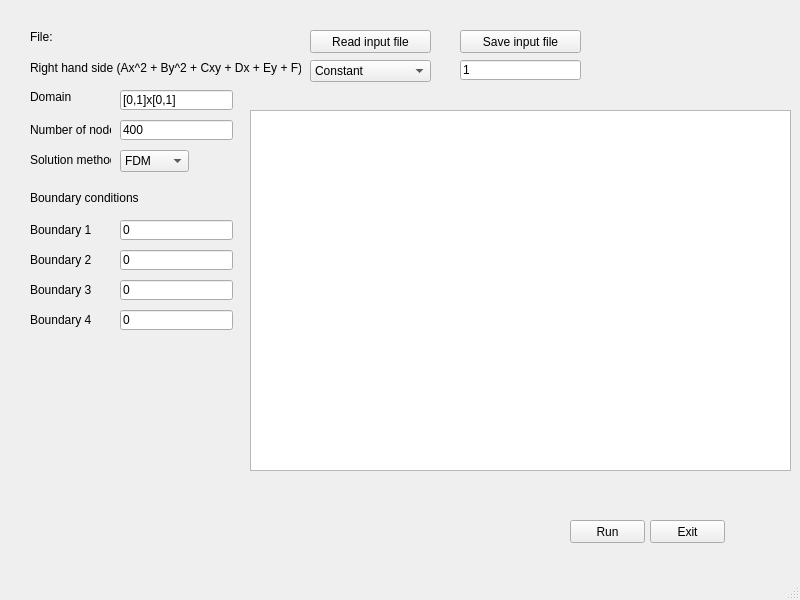
<?xml version="1.0" encoding="UTF-8"?>
<ui version="4.0">
 <class>MainWindow</class>
 <widget class="QMainWindow" name="MainWindow">
  <property name="geometry">
   <rect>
    <x>0</x>
    <y>0</y>
    <width>800</width>
    <height>600</height>
   </rect>
  </property>
  <property name="windowTitle">
   <string>MainWindow</string>
  </property>
  <property name="layoutDirection">
   <enum>Qt::LeftToRight</enum>
  </property>
  <widget class="QWidget" name="centralwidget">
   <widget class="QPushButton" name="runButton">
    <property name="geometry">
     <rect>
      <x>570</x>
      <y>520</y>
      <width>75</width>
      <height>23</height>
     </rect>
    </property>
    <property name="text">
     <string>Run</string>
    </property>
   </widget>
   <widget class="QLineEdit" name="domain_box">
    <property name="geometry">
     <rect>
      <x>120</x>
      <y>90</y>
      <width>113</width>
      <height>20</height>
     </rect>
    </property>
    <property name="text">
     <string>[0,1]x[0,1]</string>
    </property>
   </widget>
   <widget class="QLineEdit" name="nno_box">
    <property name="geometry">
     <rect>
      <x>120</x>
      <y>120</y>
      <width>113</width>
      <height>20</height>
     </rect>
    </property>
    <property name="text">
     <string>400</string>
    </property>
   </widget>
   <widget class="QLabel" name="label">
    <property name="geometry">
     <rect>
      <x>30</x>
      <y>90</y>
      <width>47</width>
      <height>13</height>
     </rect>
    </property>
    <property name="text">
     <string>Domain</string>
    </property>
   </widget>
   <widget class="QLabel" name="label_2">
    <property name="geometry">
     <rect>
      <x>30</x>
      <y>30</y>
      <width>47</width>
      <height>13</height>
     </rect>
    </property>
    <property name="text">
     <string>File:</string>
    </property>
   </widget>
   <widget class="QLabel" name="label_3">
    <property name="geometry">
     <rect>
      <x>30</x>
      <y>120</y>
      <width>81</width>
      <height>20</height>
     </rect>
    </property>
    <property name="text">
     <string>Number of nodes</string>
    </property>
   </widget>
   <widget class="QLabel" name="label_4">
    <property name="geometry">
     <rect>
      <x>30</x>
      <y>190</y>
      <width>111</width>
      <height>16</height>
     </rect>
    </property>
    <property name="text">
     <string>Boundary conditions :</string>
    </property>
   </widget>
   <widget class="QLabel" name="label_6">
    <property name="geometry">
     <rect>
      <x>30</x>
      <y>150</y>
      <width>81</width>
      <height>20</height>
     </rect>
    </property>
    <property name="text">
     <string>Solution method</string>
    </property>
   </widget>
   <widget class="QLabel" name="label_7">
    <property name="geometry">
     <rect>
      <x>30</x>
      <y>60</y>
      <width>271</width>
      <height>16</height>
     </rect>
    </property>
    <property name="text">
     <string>Right hand side (Ax^2 + By^2 + Cxy + Dx + Ey + F)</string>
    </property>
   </widget>
   <widget class="QLabel" name="label_8">
    <property name="geometry">
     <rect>
      <x>460</x>
      <y>130</y>
      <width>151</width>
      <height>16</height>
     </rect>
    </property>
    <property name="text">
     <string/>
    </property>
   </widget>
   <widget class="QPushButton" name="readinputButton">
    <property name="geometry">
     <rect>
      <x>310</x>
      <y>30</y>
      <width>121</width>
      <height>23</height>
     </rect>
    </property>
    <property name="text">
     <string>Read input file</string>
    </property>
   </widget>
   <widget class="QPushButton" name="saveinputButton">
    <property name="geometry">
     <rect>
      <x>460</x>
      <y>30</y>
      <width>121</width>
      <height>23</height>
     </rect>
    </property>
    <property name="text">
     <string>Save input file</string>
    </property>
   </widget>
   <widget class="QLineEdit" name="rhs_box">
    <property name="geometry">
     <rect>
      <x>460</x>
      <y>60</y>
      <width>121</width>
      <height>20</height>
     </rect>
    </property>
    <property name="text">
     <string>1</string>
    </property>
   </widget>
   <widget class="QComboBox" name="solmet">
    <property name="geometry">
     <rect>
      <x>120</x>
      <y>150</y>
      <width>69</width>
      <height>22</height>
     </rect>
    </property>
    <item>
     <property name="text">
      <string>FDM</string>
     </property>
    </item>
    <item>
     <property name="text">
      <string>FEM</string>
     </property>
    </item>
   </widget>
   <widget class="QPushButton" name="exitButton">
    <property name="geometry">
     <rect>
      <x>650</x>
      <y>520</y>
      <width>75</width>
      <height>23</height>
     </rect>
    </property>
    <property name="text">
     <string>Exit</string>
    </property>
   </widget>
   <widget class="QLineEdit" name="bound2box">
    <property name="geometry">
     <rect>
      <x>120</x>
      <y>250</y>
      <width>113</width>
      <height>20</height>
     </rect>
    </property>
    <property name="text">
     <string>0</string>
    </property>
   </widget>
   <widget class="QLineEdit" name="bound3box">
    <property name="geometry">
     <rect>
      <x>120</x>
      <y>280</y>
      <width>113</width>
      <height>20</height>
     </rect>
    </property>
    <property name="text">
     <string>0</string>
    </property>
   </widget>
   <widget class="QLineEdit" name="bound4box">
    <property name="geometry">
     <rect>
      <x>120</x>
      <y>310</y>
      <width>113</width>
      <height>20</height>
     </rect>
    </property>
    <property name="layoutDirection">
     <enum>Qt::RightToLeft</enum>
    </property>
    <property name="text">
     <string>0</string>
    </property>
   </widget>
   <widget class="QLineEdit" name="bound1box">
    <property name="geometry">
     <rect>
      <x>120</x>
      <y>220</y>
      <width>113</width>
      <height>20</height>
     </rect>
    </property>
    <property name="text">
     <string>0</string>
    </property>
   </widget>
   <widget class="QLabel" name="label_5">
    <property name="geometry">
     <rect>
      <x>30</x>
      <y>220</y>
      <width>81</width>
      <height>20</height>
     </rect>
    </property>
    <property name="text">
     <string>Boundary 1</string>
    </property>
   </widget>
   <widget class="QLabel" name="label_9">
    <property name="geometry">
     <rect>
      <x>30</x>
      <y>250</y>
      <width>81</width>
      <height>20</height>
     </rect>
    </property>
    <property name="text">
     <string>Boundary 2</string>
    </property>
   </widget>
   <widget class="QLabel" name="label_10">
    <property name="geometry">
     <rect>
      <x>30</x>
      <y>280</y>
      <width>81</width>
      <height>20</height>
     </rect>
    </property>
    <property name="text">
     <string>Boundary 3</string>
    </property>
   </widget>
   <widget class="QLabel" name="label_11">
    <property name="geometry">
     <rect>
      <x>30</x>
      <y>310</y>
      <width>81</width>
      <height>20</height>
     </rect>
    </property>
    <property name="text">
     <string>Boundary 4</string>
    </property>
   </widget>
   <widget class="QComboBox" name="rhs_mode">
    <property name="geometry">
     <rect>
      <x>310</x>
      <y>60</y>
      <width>121</width>
      <height>22</height>
     </rect>
    </property>
    <item>
     <property name="text">
      <string>Constant</string>
     </property>
    </item>
    <item>
     <property name="text">
      <string>Linear</string>
     </property>
    </item>
    <item>
     <property name="text">
      <string>Quadratic</string>
     </property>
    </item>
   </widget>
   <widget class="QGraphicsView" name="graphicsView">
    <property name="geometry">
     <rect>
      <x>250</x>
      <y>110</y>
      <width>541</width>
      <height>361</height>
     </rect>
    </property>
    <property name="mouseTracking">
     <bool>true</bool>
    </property>
    <property name="focusPolicy">
     <enum>Qt::WheelFocus</enum>
    </property>
    <property name="acceptDrops">
     <bool>false</bool>
    </property>
    <property name="lineWidth">
     <number>2</number>
    </property>
    <property name="verticalScrollBarPolicy">
     <enum>Qt::ScrollBarAlwaysOff</enum>
    </property>
    <property name="horizontalScrollBarPolicy">
     <enum>Qt::ScrollBarAlwaysOff</enum>
    </property>
    <property name="sizeAdjustPolicy">
     <enum>QAbstractScrollArea::AdjustToContents</enum>
    </property>
    <property name="interactive">
     <bool>true</bool>
    </property>
    <property name="dragMode">
     <enum>QGraphicsView::ScrollHandDrag</enum>
    </property>
    <property name="resizeAnchor">
     <enum>QGraphicsView::AnchorViewCenter</enum>
    </property>
    <property name="viewportUpdateMode">
     <enum>QGraphicsView::SmartViewportUpdate</enum>
    </property>
    <property name="rubberBandSelectionMode">
     <enum>Qt::IntersectsItemBoundingRect</enum>
    </property>
   </widget>
  </widget>
  <widget class="QMenuBar" name="menubar">
   <property name="geometry">
    <rect>
     <x>0</x>
     <y>0</y>
     <width>800</width>
     <height>21</height>
    </rect>
   </property>
  </widget>
  <widget class="QStatusBar" name="statusbar"/>
 </widget>
 <resources/>
 <connections>
  <connection>
   <sender>runButton</sender>
   <signal>released()</signal>
   <receiver>MainWindow</receiver>
   <slot>on_runbutton_pressed()</slot>
   <hints>
    <hint type="sourcelabel">
     <x>608</x>
     <y>545</y>
    </hint>
    <hint type="destinationlabel">
     <x>887</x>
     <y>293</y>
    </hint>
   </hints>
  </connection>
  <connection>
   <sender>exitButton</sender>
   <signal>released()</signal>
   <receiver>MainWindow</receiver>
   <slot>on_exitbutton_pressed()</slot>
   <hints>
    <hint type="sourcelabel">
     <x>685</x>
     <y>542</y>
    </hint>
    <hint type="destinationlabel">
     <x>850</x>
     <y>297</y>
    </hint>
   </hints>
  </connection>
  <connection>
   <sender>readinputButton</sender>
   <signal>released()</signal>
   <receiver>MainWindow</receiver>
   <slot>on_readfilebutton_pressed()</slot>
   <hints>
    <hint type="sourcelabel">
     <x>398</x>
     <y>51</y>
    </hint>
    <hint type="destinationlabel">
     <x>860</x>
     <y>49</y>
    </hint>
   </hints>
  </connection>
  <connection>
   <sender>saveinputButton</sender>
   <signal>released()</signal>
   <receiver>MainWindow</receiver>
   <slot>on_savefilebutton_pressed()</slot>
   <hints>
    <hint type="sourcelabel">
     <x>574</x>
     <y>58</y>
    </hint>
    <hint type="destinationlabel">
     <x>844</x>
     <y>60</y>
    </hint>
   </hints>
  </connection>
 </connections>
 <slots>
  <slot>on_runbutton_pressed()</slot>
  <slot>on_exitbutton_pressed()</slot>
  <slot>on_readfilebutton_pressed()</slot>
  <slot>on_savefilebutton_pressed()</slot>
 </slots>
</ui>
